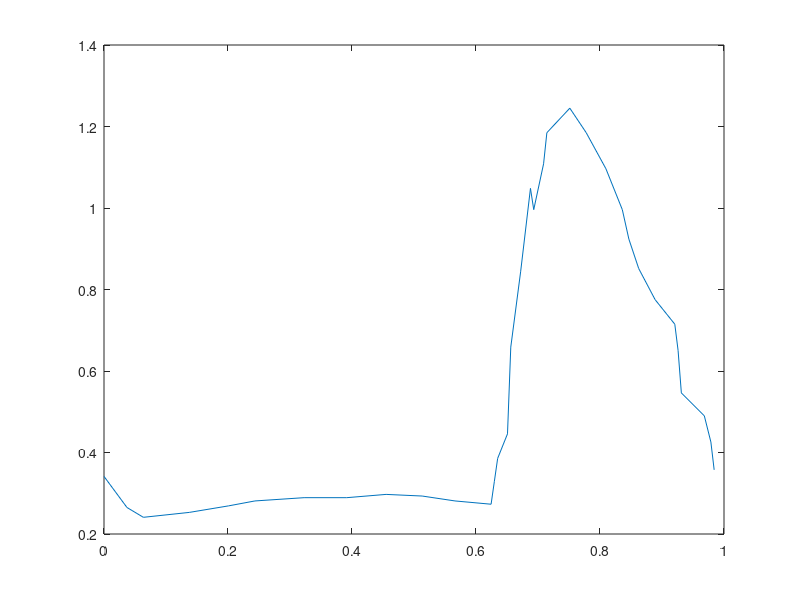
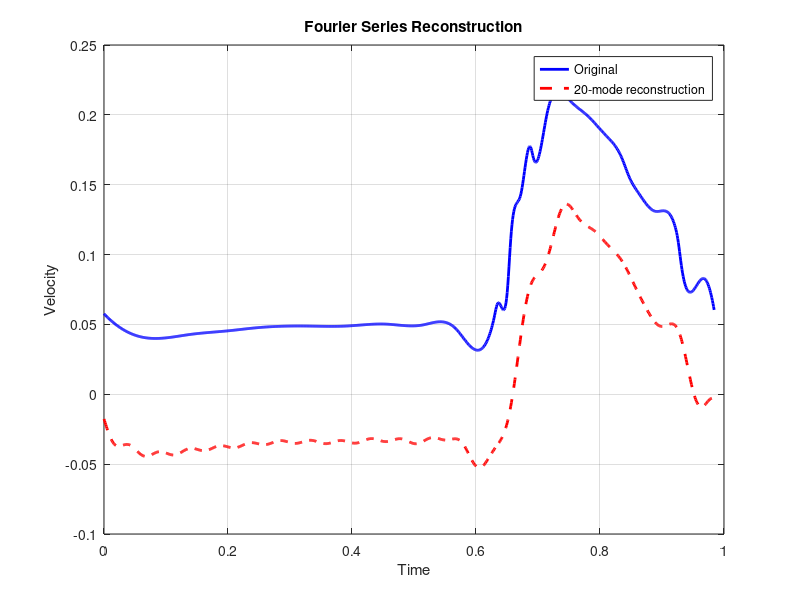

The MATLAB script that drew these images, in order:
A = csvread('one_period.csv');

t = A(:,1);
u = A(:,2)/100.0; % cm to m


D = 8e-3; % D=8mm
Qvol = 0.25/1000/60; % L/min -> m^3/s
Area = pi*D^2/4;

[t, idx] = sort(t);
u = u(idx);
[t, ia] = unique(t);
u = u(ia);
% u = u(1:end/3);
% t = t(1:end/3);
t = -t/min(t) + 1;
plot(t,u);
figure;

N = 1024;
tu = linspace(min(t), max(t), N);
uu = interp1(t, u, tu, 'spline');

% Subtract mean flow rate
T = tu(end) - tu(1);
umean = trapz(tu, uu)/T;
uu = uu/umean*Qvol/Area;

% uu = uu + Qvol/Area;

% ----------------------------------------
% FFT
% ----------------------------------------
U = fft(uu)/N;
nmodes = 20;
U20 = zeros(size(U));
U20(1:nmodes) = U(1:nmodes);
U20(end-nmodes+2:end) = U(end-nmodes+2:end);

u_rec = real(ifft(U20*N));

% ----------------------------------------
% Plot original and reconstructed waveform
% ----------------------------------------
% figure;
% plot(tu, uu, 'b', 'linewidth', 2);
% hold on;
% plot(tu, u_rec, 'r--', 'linewidth', 2);
%
% xlabel('Time');
% ylabel('Velocity');
%
% legend('Original', '20-mode reconstruction');
%
% title('FFT Reconstruction using First 20 Modes');
%
% grid on;


% Export
U = fft(uu)/N;
nmodes = 20;

a = zeros(nmodes,1);
b = zeros(nmodes,1);

a(1) = real(U(1));   % mean term

for k = 1:nmodes
    a(k) = 2*real(U(k+1));
    b(k) = -2*imag(U(k+1));
end

fid = fopen('cl.fft','w');

jmax = 1;
imax = 1;
start = 0;
endt = 1;
vis = 0.0035;
rho = 1060;
radread = 1.0;
freqbpm = 60;
womp = 1;

itype = 1;
qmean = Qvol*1000/60;

fprintf(fid,'%d %d %g %g %g %g %g %g %g\n', ...
        jmax, imax, start, endt, vis, rho, radread, freqbpm, womp);

fprintf(fid,'%d %d %g\n', itype, nmodes, qmean);

for k = 1:nmodes
    fprintf(fid,'%e %e\n', a(k), b(k));
end

fclose(fid);



% Reconstruction
u_rec = real(U(1))*ones(size(tu));
u_rec = 0*ones(size(tu));

T = tu(end) - tu(1);
t0 = tu(1);

for k = 1:nmodes
    theta = 2*pi*k*tu;

    u_rec = u_rec ...
          + a(k)*cos(theta) ...
          + b(k)*sin(theta);
end

figure;
plot(tu, uu, 'b', 'linewidth', 2);
hold on;
plot(tu, u_rec, 'r--', 'linewidth', 2);

xlabel('Time');
ylabel('Velocity');

legend('Original', '20-mode reconstruction');

title('Fourier Series Reconstruction');

grid on;
